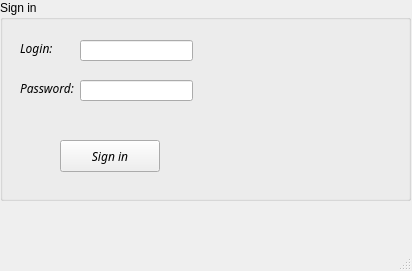
<?xml version="1.0" encoding="UTF-8"?>
<ui version="4.0">
 <class>MainWindow</class>
 <widget class="QMainWindow" name="MainWindow">
  <property name="geometry">
   <rect>
    <x>0</x>
    <y>0</y>
    <width>412</width>
    <height>271</height>
   </rect>
  </property>
  <property name="windowTitle">
   <string>MainWindow</string>
  </property>
  <widget class="QWidget" name="centralwidget">
   <widget class="QGroupBox" name="groupBox">
    <property name="geometry">
     <rect>
      <x>0</x>
      <y>0</y>
      <width>411</width>
      <height>201</height>
     </rect>
    </property>
    <property name="title">
     <string>Sign in</string>
    </property>
    <widget class="QLabel" name="label">
     <property name="geometry">
      <rect>
       <x>20</x>
       <y>40</y>
       <width>58</width>
       <height>16</height>
      </rect>
     </property>
     <property name="font">
      <font>
       <family>Avenir Next</family>
       <italic>true</italic>
      </font>
     </property>
     <property name="text">
      <string>Login:</string>
     </property>
    </widget>
    <widget class="QLineEdit" name="login">
     <property name="geometry">
      <rect>
       <x>80</x>
       <y>40</y>
       <width>113</width>
       <height>21</height>
      </rect>
     </property>
    </widget>
    <widget class="QLineEdit" name="pass">
     <property name="geometry">
      <rect>
       <x>80</x>
       <y>80</y>
       <width>113</width>
       <height>21</height>
      </rect>
     </property>
    </widget>
    <widget class="QPushButton" name="pushButton">
     <property name="geometry">
      <rect>
       <x>60</x>
       <y>140</y>
       <width>100</width>
       <height>32</height>
      </rect>
     </property>
     <property name="font">
      <font>
       <family>Avenir Next</family>
       <italic>true</italic>
      </font>
     </property>
     <property name="text">
      <string>Sign in</string>
     </property>
    </widget>
    <widget class="QLabel" name="label_2">
     <property name="geometry">
      <rect>
       <x>20</x>
       <y>80</y>
       <width>58</width>
       <height>16</height>
      </rect>
     </property>
     <property name="font">
      <font>
       <family>Avenir Next</family>
       <italic>true</italic>
      </font>
     </property>
     <property name="text">
      <string>Password:</string>
     </property>
    </widget>
   </widget>
  </widget>
  <widget class="QMenuBar" name="menubar">
   <property name="geometry">
    <rect>
     <x>0</x>
     <y>0</y>
     <width>412</width>
     <height>42</height>
    </rect>
   </property>
  </widget>
  <widget class="QStatusBar" name="statusbar"/>
 </widget>
 <resources/>
 <connections/>
</ui>
